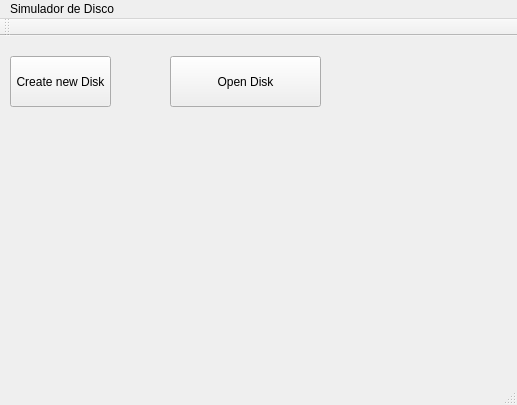
<?xml version="1.0" encoding="UTF-8"?>
<ui version="4.0">
 <class>MainWindow</class>
 <widget class="QMainWindow" name="MainWindow">
  <property name="geometry">
   <rect>
    <x>0</x>
    <y>0</y>
    <width>517</width>
    <height>405</height>
   </rect>
  </property>
  <property name="windowTitle">
   <string>MainWindow</string>
  </property>
  <widget class="QWidget" name="centralWidget">
   <widget class="QPushButton" name="OpenFile">
    <property name="geometry">
     <rect>
      <x>170</x>
      <y>20</y>
      <width>151</width>
      <height>51</height>
     </rect>
    </property>
    <property name="text">
     <string>Open Disk</string>
    </property>
   </widget>
   <widget class="QPushButton" name="CreatFile">
    <property name="geometry">
     <rect>
      <x>10</x>
      <y>20</y>
      <width>101</width>
      <height>51</height>
     </rect>
    </property>
    <property name="text">
     <string>Create new Disk</string>
    </property>
   </widget>
  </widget>
  <widget class="QMenuBar" name="menuBar">
   <property name="geometry">
    <rect>
     <x>0</x>
     <y>0</y>
     <width>517</width>
     <height>21</height>
    </rect>
   </property>
   <widget class="QMenu" name="menuSimulador_de_Disco">
    <property name="title">
     <string>Simulador de Disco</string>
    </property>
   </widget>
   <addaction name="menuSimulador_de_Disco"/>
  </widget>
  <widget class="QToolBar" name="mainToolBar">
   <attribute name="toolBarArea">
    <enum>TopToolBarArea</enum>
   </attribute>
   <attribute name="toolBarBreak">
    <bool>false</bool>
   </attribute>
  </widget>
  <widget class="QStatusBar" name="statusBar"/>
 </widget>
 <layoutdefault spacing="6" margin="11"/>
 <resources/>
 <connections/>
</ui>
